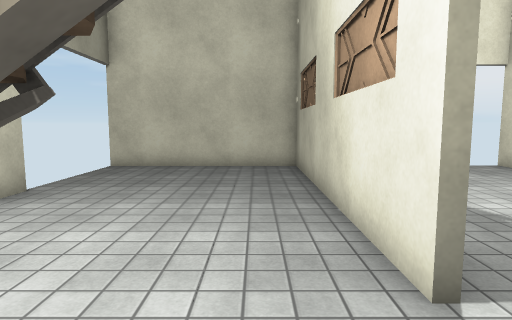
[1] (above)

12 first-person views from a walk through a 3-D level made in the Unity game engine. The camera is 1.4 m above the floor, tilts 6° down and sees 75° across. The floor is counted in squares, 1 m on a side. Each view is taken from the middle of a square. On the plan, view 1 faces up. The plan holds only what a view shows up to about 15 squares ahead; the rest is blank. The place goes on beyond the plan. Some surface patterns are stand-ins.

[2]
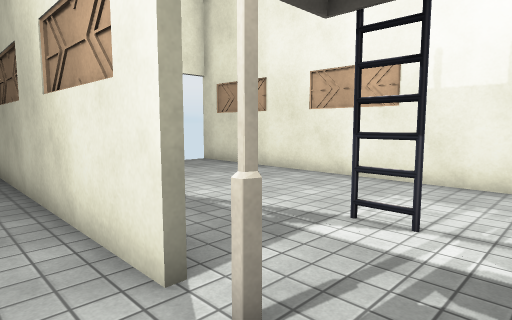

[3]
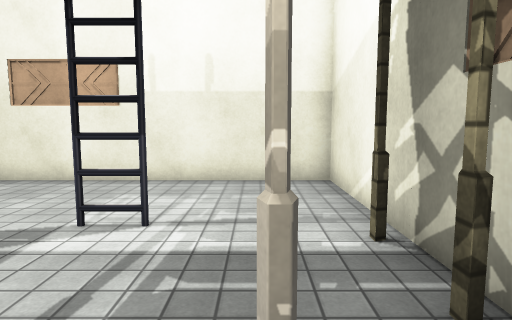

[4]
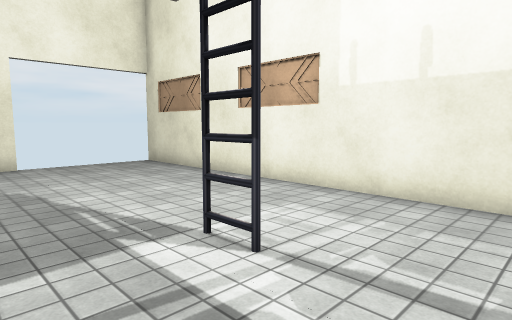

[5]
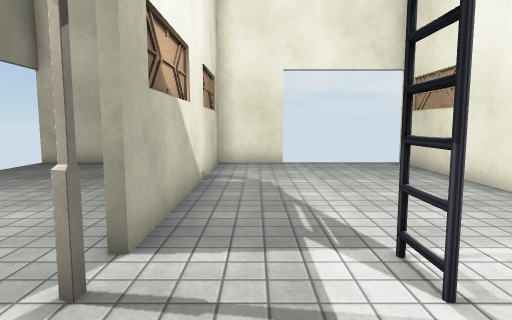

[6]
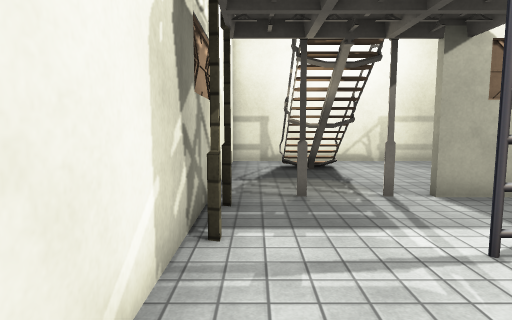

[7]
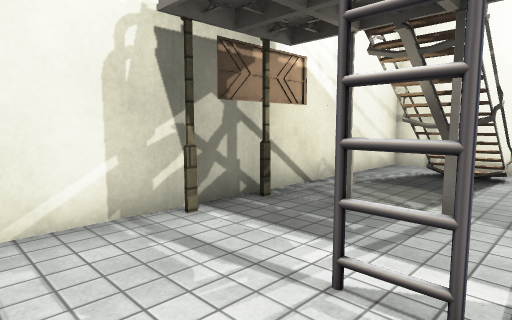

[8]
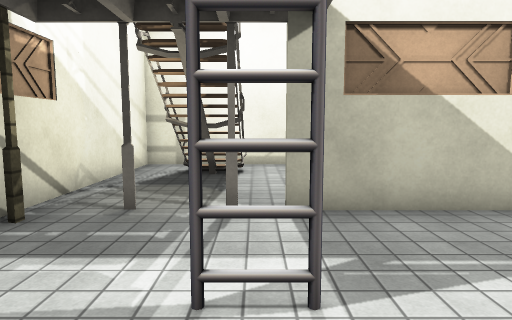

[9]
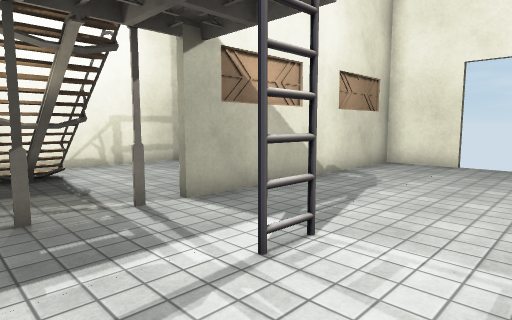

[10]
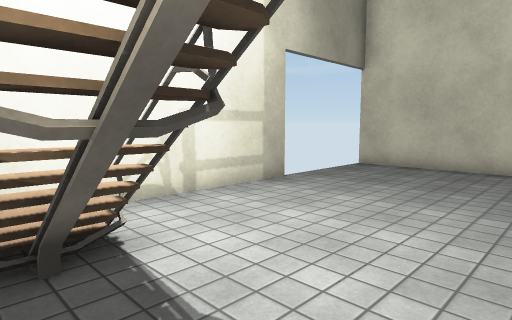

[11]
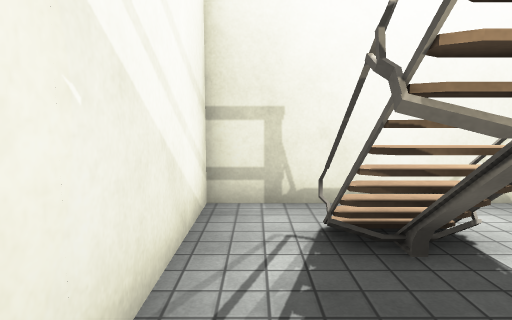

[12]
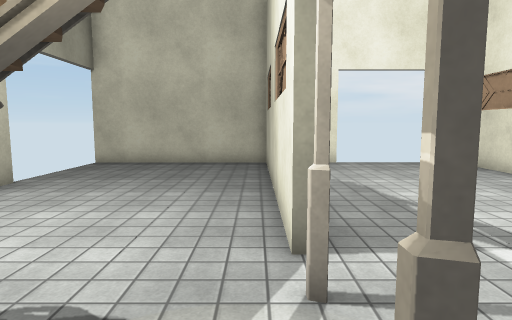

### Floor plan
Key: @ floor where view 1 was taken; # wall or solid block; x gap in a wall; . floor; / step, stairs or slope; v drop or lower ground; L ladder; P pillar.
Columns run from 5 left of view 1 to 9 right of it. Each row starts with its distance up from view 1.
 12 #########x    #
 11  ......#......#
 10  ......#......#
  9  ......#......#
  8  ......#......#
  7 x......#......#
  6 #......#......#
  5 #......#......#
  4 #......#......#
  3 #......#......#
  2 #.#v#.....L...#
  1 #./////.......#
  0 #.#v#@.#......#
 -1 #.............#
 -2 #######P#P#####

Where each view was taken, in squares from view 1:
view 1: 0 up, 0 right, facing up
view 2: 0 up, 0 right, facing up-right
view 3: 0 up, 0 right, facing right
view 4: 1 down, 2 right, facing up-right
view 5: 1 down, 3 right, facing up
view 6: 1 down, 8 right, facing left
view 7: 3 up, 7 right, facing down-left
view 8: 2 up, 7 right, facing left
view 9: 1 down, 7 right, facing up-left
view 10: 0 up, 1 right, facing up-left
view 11: 1 down, 1 right, facing left
view 12: 1 down, 1 right, facing up
